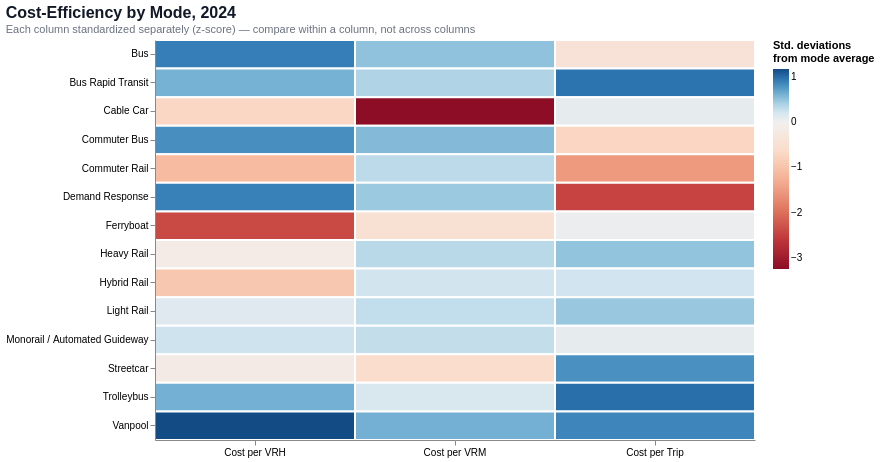

Write notebook code for a chart like this one.
### Markdown cell above
### Cost-Efficiency by Mode

### Code cell
cost_efficiency_matrix = efficiency_matrix(
    df_opex_ca[df_opex_ca["year"] == 2024],
    metrics=["opex_per_vrh", "opex_per_vrm", "opex_per_upt"],
    group_column="mode_full_name",
    titles=["Cost per VRH", "Cost per VRM", "Cost per Trip"],
    normalize="zscore",
    reverse_scale=[True, True, True],
    chart_title="Cost-Efficiency by Mode, 2024",
    width=600,
    height=400
)

cost_efficiency_matrix

### Figure 1 — Vega specification as saved in the notebook (floating-point values rounded to 4 significant figures)
{"$schema": "https://vega.github.io/schema/vega/v6.json", "data": [{"name": "source_0"}, {"name": "data_0", "values": [{"metric_label": "Cost per VRH", "mode_full_name": "Bus", "norm_value": 0.9108, "raw_value": 154.4}, {"metric_label": "Cost per VRH", "mode_full_name": "Bus Rapid Transit", "norm_value": 0.6172, "raw_value": 285.0}, {"metric_label": "Cost per VRH", "mode_full_name": "Cable Car", "norm_value": -0.7016, "raw_value": 871.3}, {"metric_label": "Cost per VRH", "mode_full_name": "Commuter Bus", "norm_value": 0.8181, "raw_value": 195.6}, {"metric_label": "Cost per VRH", "mode_full_name": "Commuter Rail", "norm_value": -1.116, "raw_value": 1055.0}, {"metric_label": "Cost per VRH", "mode_full_name": "Demand Response", "norm_value": 0.9009, "raw_value": 158.8}, {"metric_label": "Cost per VRH", "mode_full_name": "Ferryboat", "norm_value": -2.403, "raw_value": 1628.0}, {"metric_label": "Cost per VRH", "mode_full_name": "Heavy Rail", "norm_value": -0.1343, "raw_value": 619.0}, {"metric_label": "Cost per VRH", "mode_full_name": "Hybrid Rail", "norm_value": -0.9352, "raw_value": 975.1}, {"metric_label": "Cost per VRH", "mode_full_name": "Light Rail", "norm_value": 0.1387, "raw_value": 497.7}, {"metric_label": "Cost per VRH", "mode_full_name": "Monorail / Automated Guideway", "norm_value": 0.2565, "raw_value": 445.3}, {"metric_label": "Cost per VRH", "mode_full_name": "Streetcar", "norm_value": -0.1616, "raw_value": 631.2}, {"metric_label": "Cost per VRH", "mode_full_name": "Trolleybus", "norm_value": 0.6254, "raw_value": 281.3}, {"metric_label": "Cost per VRH", "mode_full_name": "Vanpool", "norm_value": 1.184, "raw_value": 33.0}, {"metric_label": "Cost per VRM", "mode_full_name": "Bus", "norm_value": 0.519, "raw_value": 11.9}, {"metric_label": "Cost per VRM", "mode_full_name": "Bus Rapid Transit", "norm_value": 0.3892, "raw_value": 25.47}, {"metric_label": "Cost per VRM", "mode_full_name": "Cable Car", "norm_value": -3.252, "raw_value": 406.1}, {"metric_label": "Cost per VRM", "mode_full_name": "Commuter Bus", "norm_value": 0.5678, "raw_value": 6.797}, {"metric_label": "Cost per VRM", "mode_full_name": "Commuter Rail", "norm_value": 0.3345, "raw_value": 31.18}, {"metric_label": "Cost per VRM", "mode_full_name": "Demand Response", "norm_value": 0.4793, "raw_value": 16.05}, {"metric_label": "Cost per VRM", "mode_full_name": "Ferryboat", "norm_value": -0.4694, "raw_value": 115.2}, {"metric_label": "Cost per VRM", "mode_full_name": "Heavy Rail", "norm_value": 0.3489, "raw_value": 29.68}, {"metric_label": "Cost per VRM", "mode_full_name": "Hybrid Rail", "norm_value": 0.2343, "raw_value": 41.66}, {"metric_label": "Cost per VRM", "mode_full_name": "Light Rail", "norm_value": 0.3063, "raw_value": 34.13}, {"metric_label": "Cost per VRM", "mode_full_name": "Monorail / Automated Guideway", "norm_value": 0.3038, "raw_value": 34.39}, {"metric_label": "Cost per VRM", "mode_full_name": "Streetcar", "norm_value": -0.5725, "raw_value": 126.0}, {"metric_label": "Cost per VRM", "mode_full_name": "Trolleybus", "norm_value": 0.1855, "raw_value": 46.76}, {"metric_label": "Cost per VRM", "mode_full_name": "Vanpool", "norm_value": 0.6255, "raw_value": 0.7668}, {"metric_label": "Cost per Trip", "mode_full_name": "Bus", "norm_value": -0.4131, "raw_value": 29.15}, {"metric_label": "Cost per Trip", "mode_full_name": "Bus Rapid Transit", "norm_value": 0.9703, "raw_value": 5.532}, {"metric_label": "Cost per Trip", "mode_full_name": "Cable Car", "norm_value": 0.08517, "raw_value": 20.64}, {"metric_label": "Cost per Trip", "mode_full_name": "Commuter Bus", "norm_value": -0.7186, "raw_value": 34.36}, {"metric_label": "Cost per Trip", "mode_full_name": "Commuter Rail", "norm_value": -1.525, "raw_value": 48.13}, {"metric_label": "Cost per Trip", "mode_full_name": "Demand Response", "norm_value": -2.462, "raw_value": 64.11}, {"metric_label": "Cost per Trip", "mode_full_name": "Ferryboat", "norm_value": 0.05185, "raw_value": 21.21}, {"metric_label": "Cost per Trip", "mode_full_name": "Heavy Rail", "norm_value": 0.5098, "raw_value": 13.39}, {"metric_label": "Cost per Trip", "mode_full_name": "Hybrid Rail", "norm_value": 0.2424, "raw_value": 17.96}, {"metric_label": "Cost per Trip", "mode_full_name": "Light Rail", "norm_value": 0.4914, "raw_value": 13.71}, {"metric_label": "Cost per Trip", "mode_full_name": "Monorail / Automated Guideway", "norm_value": 0.0897, "raw_value": 20.56}, {"metric_label": "Cost per Trip", "mode_full_name": "Streetcar", "norm_value": 0.8087, "raw_value": 8.29}, {"metric_label": "Cost per Trip", "mode_full_name": "Trolleybus", "norm_value": 0.9943, "raw_value": 5.122}, {"metric_label": "Cost per Trip", "mode_full_name": "Vanpool", "norm_value": 0.8749, "raw_value": 7.161}]}, {"name": "source_0_x_domain_metric_label", "values": [{"metric_label": "Cost per VRH", "sort_field": 0.0}, {"metric_label": "Cost per VRM", "sort_field": 1.0}, {"metric_label": "Cost per Trip", "sort_field": 2.0}]}, {"name": "data_0_y_domain_mode_full_name", "values": [{"mode_full_name": "Bus"}, {"mode_full_name": "Bus Rapid Transit"}, {"mode_full_name": "Cable Car"}, {"mode_full_name": "Commuter Bus"}, {"mode_full_name": "Commuter Rail"}, {"mode_full_name": "Demand Response"}, {"mode_full_name": "Ferryboat"}, {"mode_full_name": "Heavy Rail"}, {"mode_full_name": "Hybrid Rail"}, {"mode_full_name": "Light Rail"}, {"mode_full_name": "Monorail / Automated Guideway"}, {"mode_full_name": "Streetcar"}, {"mode_full_name": "Trolleybus"}, {"mode_full_name": "Vanpool"}]}, {"name": "data_0_color_domain_norm_value", "values": [{"min": -3.252, "max": 1.184}]}], "marks": [{"type": "rect", "name": "marks", "from": {"data": "data_0"}, "encode": {"update": {"stroke": {"value": "white"}, "y": {"field": "mode_full_name", "scale": "y"}, "x": {"field": "metric_label", "scale": "x"}, "tooltip": {"signal": "{\"Mode\": isValid(datum[\"mode_full_name\"]) ? isArray(datum[\"mode_full_name\"]) ? join(datum[\"mode_full_name\"], '\\n') : datum[\"mode_full_name\"] : \"\"+datum[\"mode_full_name\"], \"Metric\": isValid(datum[\"metric_label\"]) ? isArray(datum[\"metric_label\"]) ? join(datum[\"metric_label\"], '\\n') : datum[\"metric_label\"] : \"\"+datum[\"metric_label\"], \"Value\": format(datum[\"raw_value\"], \",.2f\")}"}, "width": {"signal": "max(0.25, bandwidth('x'))"}, "fill": {"field": "norm_value", "scale": "color"}, "strokeWidth": {"value": 2}, "height": {"signal": "max(0.25, bandwidth('y'))"}}}, "style": ["rect"]}], "scales": [{"name": "x", "type": "band", "domain": {"data": "source_0_x_domain_metric_label", "field": "metric_label", "sort": {"op": "max", "field": "sort_field"}}, "range": [0, {"signal": "width"}], "paddingOuter": 0, "paddingInner": 0}, {"name": "y", "type": "band", "domain": {"data": "data_0_y_domain_mode_full_name", "field": "mode_full_name", "sort": true}, "range": [0, {"signal": "height"}], "paddingInner": 0, "paddingOuter": 0}, {"name": "color", "type": "linear", "domain": [{"signal": "(data(\"data_0_color_domain_norm_value\")[0] || {}).min"}, {"signal": "(data(\"data_0_color_domain_norm_value\")[0] || {}).max"}], "range": {"scheme": "redblue"}, "zero": false, "domainMid": 0, "interpolate": "hcl"}], "axes": [{"scale": "x", "labelAngle": 0, "grid": false, "orient": "bottom", "labelBaseline": "top", "zindex": 1}, {"scale": "y", "grid": false, "orient": "left", "zindex": 1}], "title": {"text": "Cost-Efficiency by Mode, 2024", "subtitleColor": "#6B7280", "fontWeight": 600, "subtitleFontSize": 11, "color": "#111827", "anchor": "start", "fontSize": 16, "subtitle": "Each column standardized separately (z-score) — compare within a column, not across columns"}, "style": "cell", "width": 600, "legends": [{"title": ["Std. deviations", "from mode average"], "fill": "color", "gradientLength": {"signal": "clamp(height, 64, 200)"}}], "height": 400, "config": {"axis": {"labelFont": "Arial", "titleFont": "Arial"}, "style": {"cell": {"strokeWidth": 0}, "group-title": {"font": "Arial"}}}, "padding": 5, "background": "white"}
